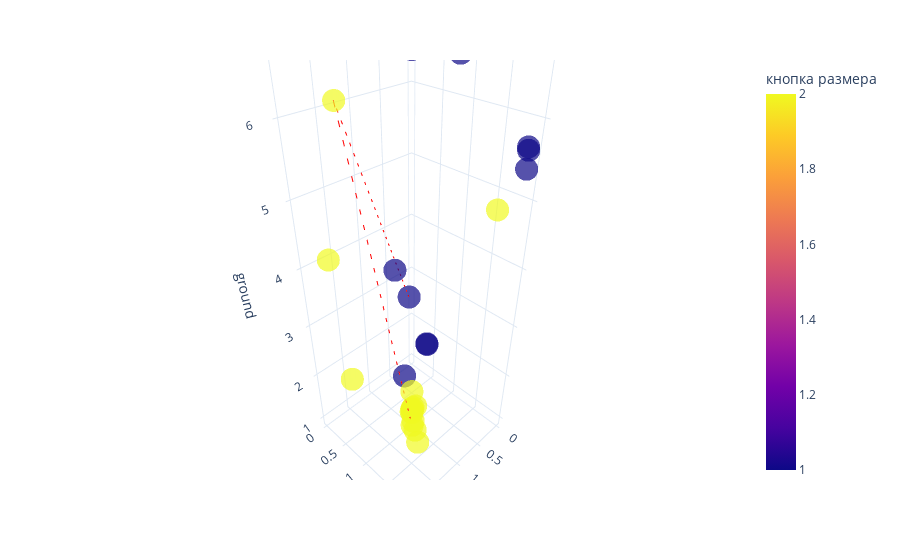

Source (notebook cell):
### Code cell
fig = px.scatter_3d(steps_df, x='coffee', y='size', z='ground', color='кнопка размера', opacity=0.7)
# this is best path, plot it as a  directional line in 3d
best_option = steps_df.iloc[prob.ibest_seq].drop_duplicates()
# Create the line plot
gradient = best_option.index

line_plot = px.line_3d(best_option, x='coffee', y='size', z='ground')
line_plot['data'][0]['line']['color'] = '#FF0000'
line_plot['data'][0]['line']['dash'] = 'dash'
fig.add_trace(line_plot.data[0])
fig.update_layout(title='')

fig.update_layout(template='plotly_white')

go.Figure(fig).show()

### Figure 1 — Plotly figure (JSON) as saved in the notebook; plotly's stock layout.template omitted (floating-point values rounded to 4 significant figures)
{"data": [{"hovertemplate": "coffee=%{x}<br>size=%{y}<br>ground=%{z}<br>кнопка размера=%{marker.color}<extra></extra>", "legendgroup": "", "marker": {"color": [1, 1, 2, 2, 2, 1, 2, 1, 1, 2, 2, 2, 1, 2, 2, 2, 2, 2, 1, 2, 1, 2, 2, 1, 1, 2, 2], "coloraxis": "coloraxis", "opacity": 0.7, "symbol": "circle"}, "mode": "markers", "name": "", "scene": "scene", "showlegend": false, "type": "scatter3d", "x": [0.4639, 0.7011, 1.857, 1.67, 1.564, 0.8555, 1.266, 1.15, 0.1688, 0.3043, 1.264, 1.258, 1.2, 1.225, 1.214, 1.165, 1.211, 1.175, 0.1845, 1.186, 0.1234, 1.164, 1.213, 0.7197, 2.0, 0.0, 2.0], "y": [0.4042, 1.023, 0.7836, 0.09786, 0.2285, 1.514, 1.272, 0.8352, 1.976, 1.755, 1.333, 1.388, 1.044, 1.21, 1.227, 1.245, 1.211, 1.204, 2.0, 1.21, 1.955, 1.165, 1.214, 1.038, 2.0, 0.0, 2.0], "z": [2.924, 2.489, 6.338, 4.052, 1.781, 6.727, 1.324, 3.994, 5.729, 4.916, 1.261, 1.004, 2.201, 1.554, 1.612, 1.665, 1.612, 1.283, 5.479, 1.62, 5.671, 1.44, 1.592, 2.527, 7.0, 6.823, 3.273]}, {"hovertemplate": "coffee=%{x}<br>size=%{y}<br>ground=%{z}<extra></extra>", "legendgroup": "", "line": {"color": "#FF0000", "dash": "dash"}, "marker": {"symbol": "circle"}, "mode": "lines", "name": "", "scene": "scene", "showlegend": false, "type": "scatter3d", "x": [0.4639, 1.857, 1.266], "y": [0.4042, 0.7836, 1.272], "z": [2.924, 6.338, 1.324]}], "layout": {"coloraxis": {"colorbar": {"title": {"text": "кнопка размера"}}, "colorscale": [[0.0, "#0d0887"], [0.1111, "#46039f"], [0.2222, "#7201a8"], [0.3333, "#9c179e"], [0.4444, "#bd3786"], [0.5556, "#d8576b"], [0.6667, "#ed7953"], [0.7778, "#fb9f3a"], [0.8889, "#fdca26"], [1.0, "#f0f921"]]}, "legend": {"tracegroupgap": 0}, "margin": {"t": 60}, "scene": {"domain": {"x": [0.0, 1.0], "y": [0.0, 1.0]}, "xaxis": {"title": {"text": "coffee"}}, "yaxis": {"title": {"text": "size"}}, "zaxis": {"title": {"text": "ground"}}}, "title": {"text": ""}}}
